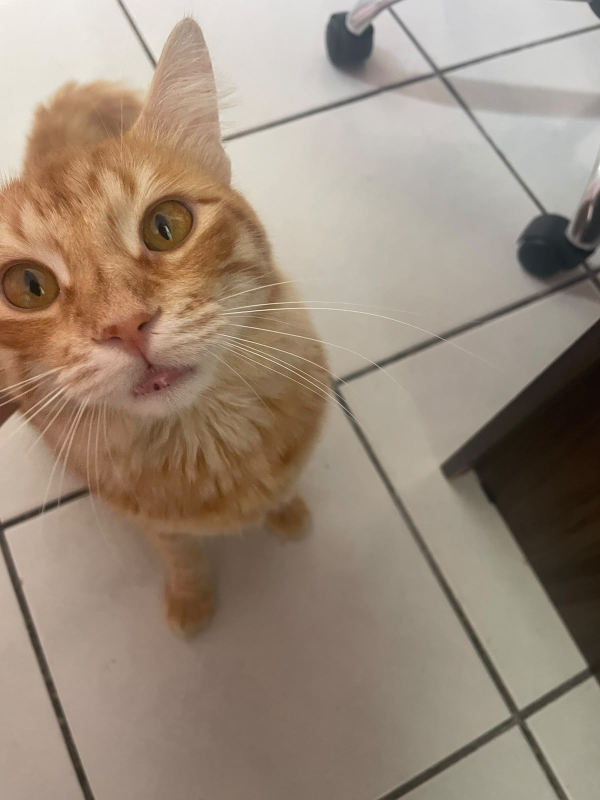
#> input picture D1_png/WhatsApp Image 2026-10-02 at 10.39.58.jpeg, 1200 x 1600 px (shown at 1/2 size); its folder holds only this picture in this run
$ python -i eda.py   (imports and definitions only)
#> lines starting #> are read from the running program, lines starting #| are printed output that depends on the picture
"""Funcoes da analise exploratoria (usadas pelo notebook analise_exploratoria.ipynb).

A leitura dos dados (list_images, load_image, load_masks) fica em pipeline/data.py.

Termos: cada mascara e uma INSTANCIA (uma origem e todas as copias dela); cada mancha separada
dentro dela e um PEDACO (componente conexo). Em geral uma instancia tem dois pedacos.
"""
import cv2
import numpy as np

from pipeline.data import list_images, load_image, load_masks  # noqa: F401 (usadas pelo notebook)


# ---------------------------------------------------------------- estatisticas por imagem

# [51 lines left out: functions pieces, image_stats, count_panels, not called in this run]


# ---------------------------------------------------------------- transformacao entre as copias

DIHEDRAL = {                                                # as 8 orientacoes possiveis de uma copia
    "identidade": lambda x: x,
    "espelho horizontal": lambda x: x[:, ::-1],
    "espelho vertical": lambda x: x[::-1],
    "rotacao 90": lambda x: np.rot90(x, 1),
    "rotacao 180": lambda x: np.rot90(x, 2),
    "rotacao 270": lambda x: np.rot90(x, 3),
    "transposta": lambda x: x.T,
    "anti-transposta": lambda x: np.rot90(x, 2).T,
}


# [69 lines left out: functions copy_transform, diff_vs_authentic, instance_roles, roles_overlay, not called in this run]


# ---------------------------------------------------------------- autocorrespondencia SIFT

def sift_self_matches(img, masks=None, max_side=1024, ratio=0.6, min_dist=20):
    """Pares de pontos-chave SIFT da imagem que casam com outro ponto da propria imagem.

    Para cada ponto, o 1o vizinho e ele mesmo; usa o 2o e o 3o no teste da razao de Lowe e
    descarta pares muito proximos (vizinhanca do mesmo objeto).
    Devolve (n_pontos, n_pares, fracao dos pares com as duas pontas dentro da mascara).
    """
#> called with max_side = 1024, ratio = 0.6, min_dist = 20
    gray = cv2.cvtColor(img, cv2.COLOR_RGB2GRAY)
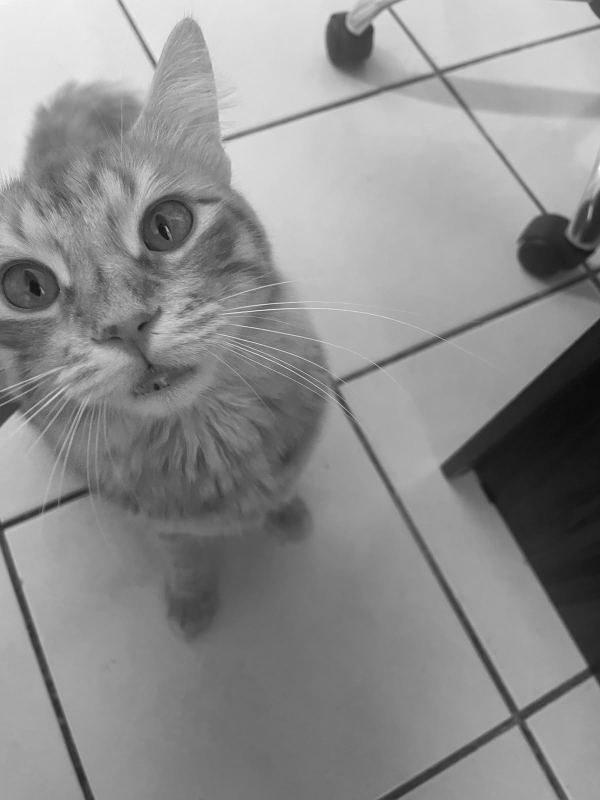
#> gray: shape (1600, 1200) (shown at 1/2 size); min 7, max 254, mean 141.6
    s = min(1.0, max_side / max(gray.shape))
#> s = 0.64
    gray = cv2.resize(gray, None, fx=s, fy=s, interpolation=cv2.INTER_AREA) if s < 1 else gray
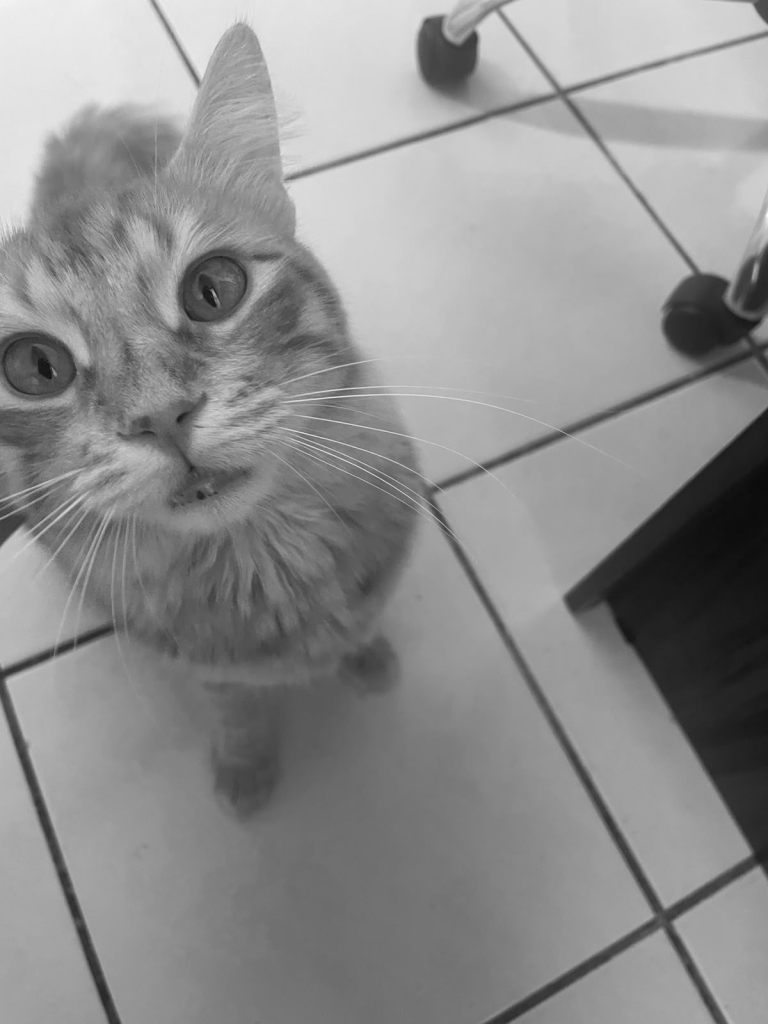
#> gray: shape (1024, 768); min 11, max 251, mean 141.6
    kps, des = cv2.SIFT_create().detectAndCompute(gray, None)
#> kps = 538 keypoints; strongest (x, y, size): (447, 61, 43.8), (214, 294, 2.3), (431, 30, 18.1), (473, 40, 9.6)
    if des is None or len(kps) < 3:
        return len(kps), 0, np.nan
    pairs = []
    for m in cv2.BFMatcher().knnMatch(des, des, k=3):
        if len(m) == 3 and m[1].distance < ratio * m[2].distance:
            p, q = np.array(kps[m[1].queryIdx].pt), np.array(kps[m[1].trainIdx].pt)
            if np.linalg.norm(p - q) > min_dist:
                pairs.append((p / s, q / s))
#> this loop made 538 passes
#> (p, q) on passes 85, 86, 92, 160, 172, 173, 407, 412, 422, 424, 430, 432: ([60.95, 506.1], [63.22, 504.4]), ([60.95, 506.1], [63.22, 504.4]), ([63.22, 504.4], [60.95, 506.1]), ([86.14, 559.9], [89.06, 552.7]), ([94.98, 621.9], [95.63, 622.3]), ([95.63, 622.3], [94.98, 621.9]), ([330.9, 222.8], [338.8, 225.1]), ([338.8, 225.1], [330.9, 222.8]), ([398.3, 94.43], [408.9, 102.2]), ([408.9, 102.2], [398.3, 94.43]), ([429.9, 480.6], [430.1, 479.7]), ([430.1, 479.7], [429.9, 480.6])
#> q on pass 447: [444.9, 529]
#> after the loop, pairs = [([1010.3, 1428.7], [1062.1, 1443.5]), ([1031.1, 1460.1], [1041.6, 1409.9]), ([1041.6, 1409.9], [1031.1, 1460.1]), ([1062.1, 1443.5], [1010.3, 1428.7])]
    inside = np.nan
    if masks is not None and pairs:
        union = masks.any(0)
        h, w = union.shape
        hit = lambda pt: union[min(int(pt[1]), h - 1), min(int(pt[0]), w - 1)]
        inside = float(np.mean([hit(p) and hit(q) for p, q in pairs]))
    return len(kps), len(pairs), inside


# ---------------------------------------------------------------- visualizacao

COLORS = np.array([[230, 25, 75], [60, 180, 75], [0, 130, 200], [245, 130, 48], [145, 30, 180], [70, 240, 240]])


# [9 lines left out: function overlay, not called in this run]

>>> import cv2
>>> picture = cv2.cvtColor(cv2.imread('../../D1_png/WhatsApp Image 2026-10-02 at 10.39.58.jpeg'), cv2.COLOR_BGR2RGB)
>>> result = sift_self_matches(picture)
#> result = (538, 4, nan)
